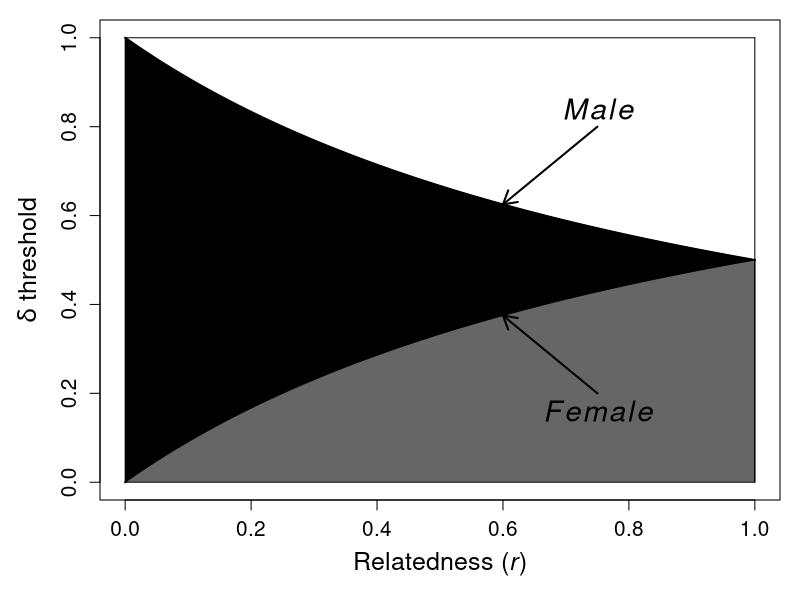
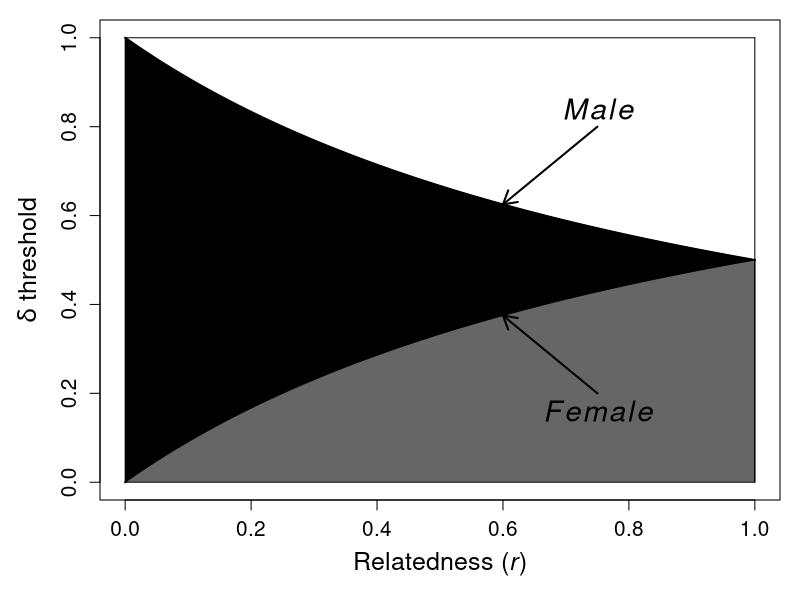
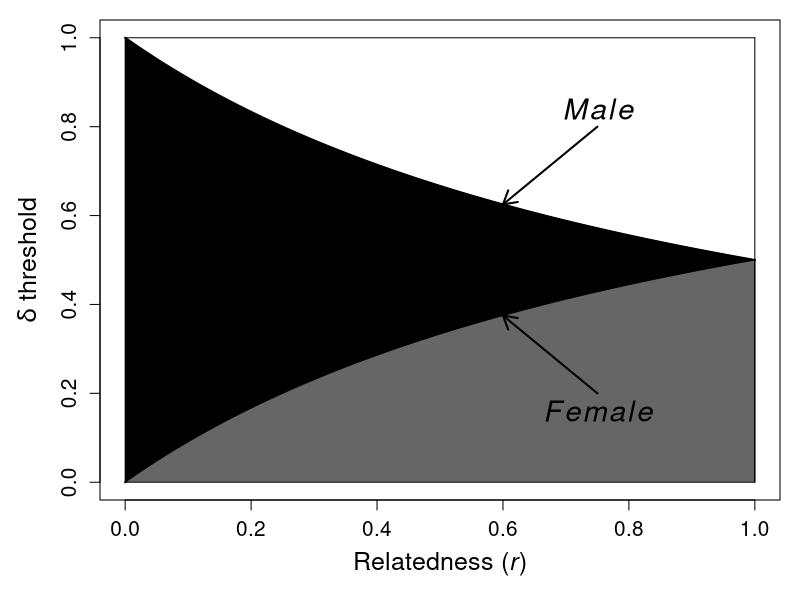
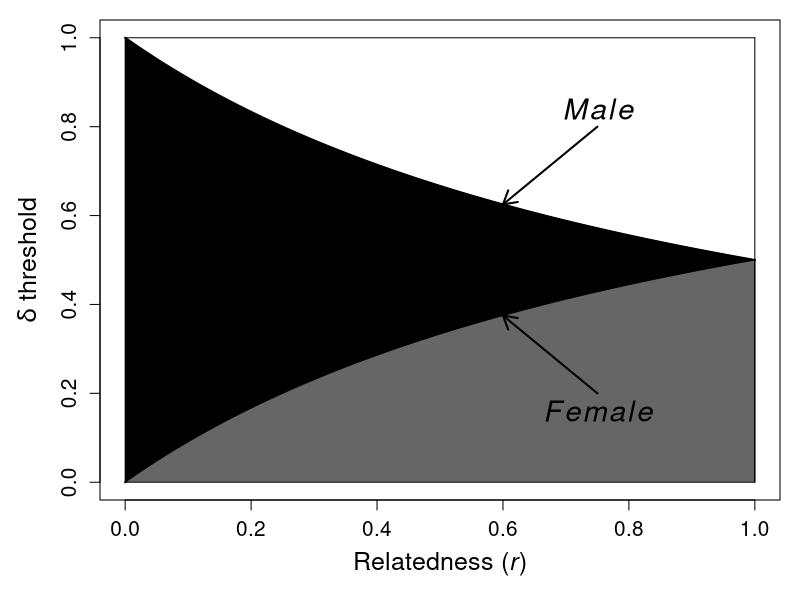
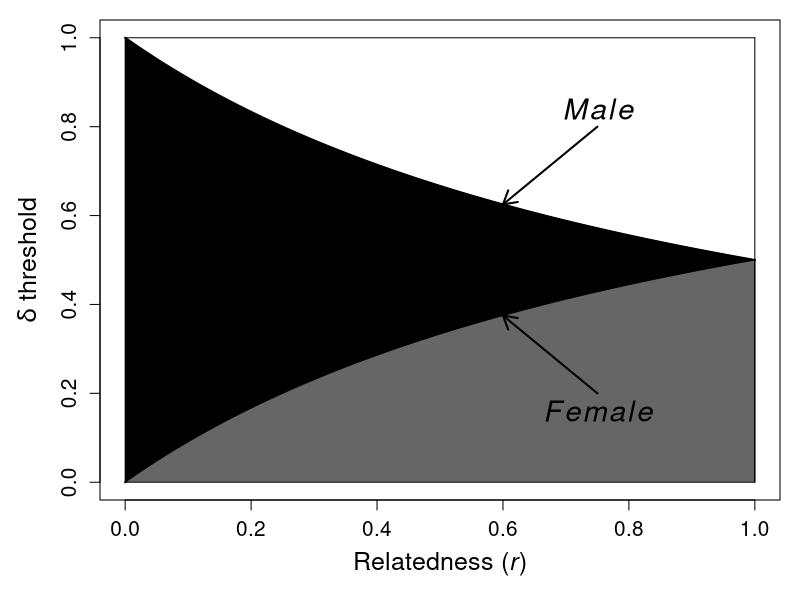
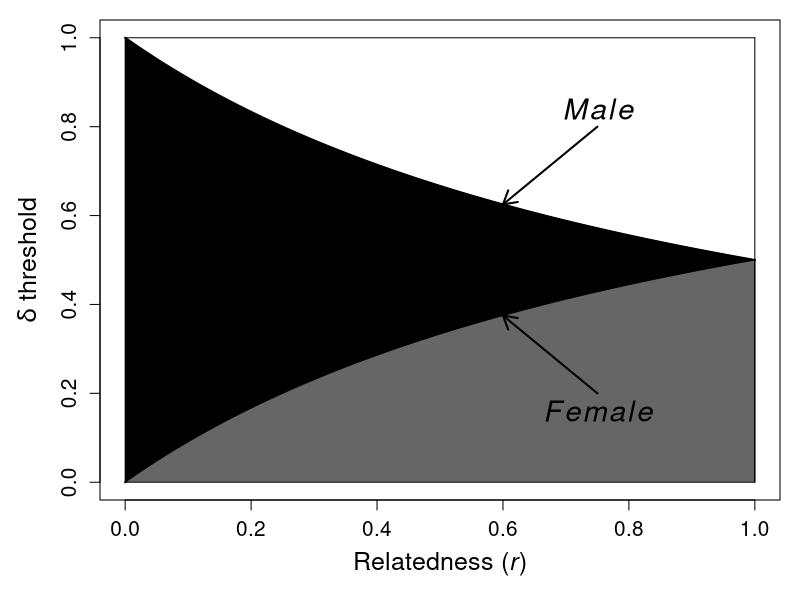
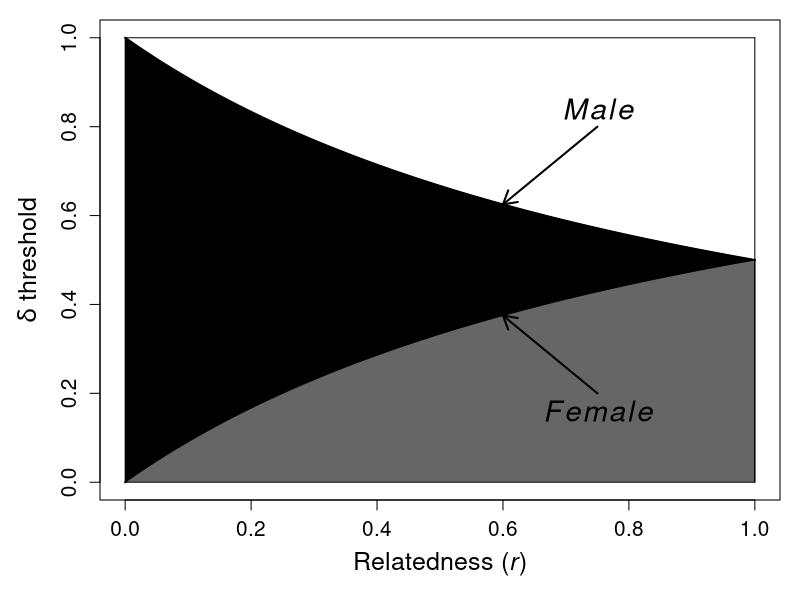
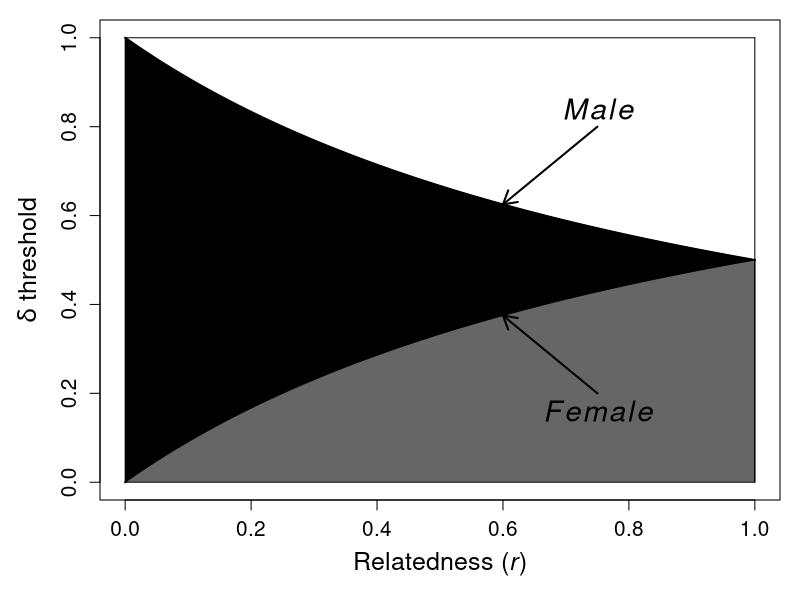

Reproduce these figures in R, in order. (Note: this script raises an error after producing the figures.)
## ---- chunk 1
initialise_inds <- function(N = 200){
    ID      <- matrix(data = 0, nrow = N, ncol = 30);
    ID[,1]  <- 1:N;
    ID[,2]  <- rbinom(n = N, size = 1, prob = 0.5);
    ID[,3]  <- sample(x = 1:10, size = N, replace = TRUE);
    ID[,4]  <- sample(x = 1:10, size = N, replace = TRUE);
    ID[,5]  <- rep(x = 0, times = N);
    ID[,6]  <- rep(x = -1, times = N);
    ID[,7]  <- rep(x = -1, times = N);
    ID[,8]  <- rep(x = 0, times = N);
    ID[,9]  <- rep(x = -1, times = N);
    ID[,10] <- rep(x = 0, times = N);
    return(ID);
}

initialise_Rmat <- function(ID){
    rows <- dim(ID)[1];
    Rmat <- matrix(data = 0, nrow = rows, ncol = rows);
    diag(Rmat) <- 1;
    Rmat <- cbind(ID[,1], Rmat);
    return(Rmat);
}

Rbuild <- function(Rmat, ID, Rmat_new){
    inds <- dim(ID)[1];
    for(i in 1:inds){
        if(ID[i, 6] %in% Rmat[,1] == FALSE){
            MomP <- -1;
        }else{
            MomP <- which(Rmat[,1] == ID[i, 6]);
        }
        if(ID[i, 7] %in% Rmat[,1] == FALSE){
            DadP <- -1;
        }else{
            DadP <- which(Rmat[,1] == ID[i, 7]);
        }
        # Inbreeding coefficient
        if(MomP < 0 | DadP < 0){
            Rmat_new[i, i+1] <- 1; 
        }else{
            Rmat_new[i, i+1] <- 1 + Rmat[MomP, DadP+1]; 
        }
        # Kinship coefficient
        j <- 1;
        while(j < i){
            if(ID[j, 6] %in% Rmat[,1] == FALSE){
                Om <- -1;
            }else{
                Om <- which(Rmat[,1] == ID[j, 6]);
            }
            if(ID[j, 7] %in% Rmat[,1] == FALSE){
                Od <- -1;
            }else{
                Od <- which(Rmat[,1] == ID[j, 7]);
            }
            
            if(ID[i,5] == 0 & ID[j,5] == 0){
                if(Om < 0 | MomP < 0){
                    w <- 0;
                }else{
                    if(MomP == Om){
                        w <- 0.5 * Rmat[MomP, Om + 1];
                    }else{
                        w <- Rmat[MomP, Om + 1];
                    }
                }
                if(Od < 0 | MomP < 0){
                    y <- 0;
                }else{
                    y <- Rmat[MomP, Od + 1];
                }
                if(Om < 0 | DadP < 0){
                    x <- 0;
                }else{
                    x <- Rmat[DadP, Om + 1];
                }
                if(Od < 0 | DadP < 0){
                    z <- 0;
                }else{
                    if(DadP == Od){
                        z <- 0.5 * Rmat[DadP, Od + 1];
                    }else{
                        z <- Rmat[DadP, Od + 1];
                    }
                }
            }
            rMmuP <- 0.5 * (w + y);
            rDmuP <- 0.5 * (x + z);
            rval  <- 0.5 * (rMmuP + rDmuP);
            
            Rmat_new[i, j+1] <- rval;
            Rmat_new[j, i+1] <- rval;
            j <- j + 1;
        }
    }
    
    for(i in 1:inds){
        for(j in 1:inds){
            if(ID[i, 6] == ID[j, 1]){
                if(ID[j, 6] == -1){
                    Rmat_new[i, j+1] = 0.25;
                    Rmat_new[j, i+1] = 0.25;
                }    
            }
            if(ID[i, 7] == ID[j, 1]){
                if(ID[j, 7] == -1){
                    Rmat_new[i, j+1] = 0.25;
                    Rmat_new[j, i+1] = 0.25;
                }    
            }
        }
    }
    
    return(Rmat_new);
}

mateselect <- function(ID, Rmat_new){
    fem <- ID[ID[,2] == 0 & ID[,5] == 0,];
    mal <- ID[ID[,2] == 1 & ID[,5] == 0,];
    for(i in 1:dim(fem)[1]){
        strat <- sum(fem[i,11:20]);
        vals  <- rep(0, dim(mal)[1]);
        fpos  <- which(Rmat_new[,1] == i); 
        for(j in 1:length(vals)){
            mpos    <- which(Rmat_new[,1] == j);
            kval    <- Rmat_new[i, j+1];
            vals[j] <- kval * strat;
        }
        if(strat < 0){
            weight <- 1 / (1 + (-1 * vals));
            probs  <- weight / sum(weight);
        }else{
            weight <- 1 + vals;
            probs  <- weight / sum(weight);
        }
        mate    <- sample(x = 1:dim(mal)[1], size = 1, pr = probs);
        mateID  <- mal[mate,1];
        matepos <- which(ID[,1] == mateID);
        ownID   <- fem[i, 1];
        ownpos  <- which(ID[,1] == ownID);
        ID[ownpos, 9]  <- mateID;
        ID[matepos, 9] <- ownID;
    }
    return(ID);
}

make_offspring <- function(ID, Rmat_new, nn = 6){
    start_ID <- max(ID[,1]) + 1;
    for(i in 1:dim(ID)[1]){
        if(ID[i, 2] == 0 & ID[i, 9] > 0 & ID[i, 5] == 0){
            mum    <- ID[i,];
            dadpos <- which(ID[,1] == ID[i, 9]);
            dad    <- ID[dadpos,];
            offs   <- matrix(data = 0, nrow = nn, ncol = dim(ID)[2]);
            offs[,1] <- start_ID:(start_ID+nn-1);
            start_ID <- start_ID + nn;
            offs[,2] <- rbinom(n = nn, size = 1, prob = 0.5);
            offs[,3] <- mum[3];
            offs[,4] <- mum[4];
            offs[,6] <- mum[1];
            offs[,7] <- dad[1];
            mrpos    <- which(Rmat_new[,1] == mum[1]);
            drpos    <- which(Rmat_new[,1] == dad[1]);
            offs[,8] <- Rmat_new[mrpos, drpos+1];
            offs[,11:30] <- mum[11:30];
            dum_vec  <- rbinom(n = length(offs[,11:30]), size = 1, prob = 0.5);
            dummy    <- matrix(data = dum_vec, nrow = dim(offs)[1]);
            dummy[dummy > 0] <- NA;
            
        }
    }
}

produce_offs <- function(ID, Rmat_new, nn){
    # NOTE: This toy model has unrealistic recombination between parents!
    mums  <- sum(ID[,2] == 0 & ID[, 5] == 0 & ID[, 9] != 0);
    offs  <- matrix(data = 0, nrow = mums * nn, ncol = dim(ID)[2]);
    start <- 1;
    for(i in 1:dim(ID)[1]){  # Unrealistic recombination saves some time.
        if(ID[i,2] == 0 & ID[i, 5] == 0 & ID[i, 9] != 0){
            her_off     <- matrix(data = ID[i,], nrow = nn, ncol = dim(ID)[2], 
                                  byrow = TRUE);
            her_off[,2] <- rbinom(n = nn, size = 1, prob = 0.5);
            her_off[,6] <- ID[i,1];
            her_off[,7] <- ID[i,9];
            mum_p       <- which(Rmat_new[,1] == ID[i,1]);
            dad_p       <- which(Rmat_new[,1] == ID[i,9]);
            her_off[,8] <- Rmat_new[mum_p, dad_p + 1];
            her_off[,9] <- -1;
            dad_o       <- which(ID[,1] == ID[i,9]);
            dad_overlay <- matrix(data = ID[dad_o,], nrow = nn, 
                                  ncol = dim(ID)[2], byrow = TRUE);
            to_vec      <- rbinom(n = nn*dim(ID)[2], size = 1, prob = 0.5);
            to_overlay  <- matrix(data = to_vec, nrow = nn);
            to_overlay[,1:10] <- 1;
            her_off[to_overlay < 1] <- NA;
            her_off[is.na(her_off)] <- dad_overlay[is.na(her_off)];
            offs[start:(start+(nn-1)), 1:dim(ID)[2]] <- her_off;
            start <- start + nn;
        }
    }
    max_ID   <- max(ID[,1]);
    offs[,1] <- (max_ID + 1):(max_ID + dim(offs)[1]); 
    return(offs);
}

mortality <- function(offs, beta){
    depression        <- exp(-1 * beta * offs[,8]);
    alive             <- rbinom(n = dim(offs)[1], size = 1, prob = depression);
    offs[alive < 1,5] <- -1;
    offs              <- offs[offs[,5] > -1,];
    return(offs);
}

mutation  <- function(offs, mu){
    mutations <- rbinom(n = 20*dim(offs)[1], size = 1, prob = mu);
    tot_mut   <- sum(mutations);
    mut_mat   <- matrix(data = mutations, nrow = dim(offs)[1]);
    mu_eff    <- rnorm(n = tot_mut, mean = 0, sd = 2);
    mut_mat[mut_mat > 0] <- mu_eff;
    offs[,11:30] <- offs[,11:30] + mut_mat;
    return(offs);
}

retain <- function(ID, offs){
    retainers <- rep(x = 0, times = dim(ID)[1]);
    for(i in 1:dim(ID)[1]){
        ID_num <- ID[i, 1];
        ismum  <- sum(offs[,6] == ID_num);
        isdad  <- sum(offs[,7] == ID_num);
        ispar  <- ismum + isdad;
        if(ispar < 1){
            retainers[i] <- 1;
        }
    }
    to_remove <- which(retainers == 1);
    ID <- ID[-to_remove,];
    return(ID);
}

get_stats <- function(ID){
    mean_inbr <- mean(ID[,8]);
    mean_aval <- mean(ID[,11:20]);
    sd_aval   <- sd(ID[,11:20]);
    mean_nval <- mean(ID[,21:30]);
    sd_nval   <- sd(ID[,21:30]);
    stat_vec  <- c(mean_inbr, mean_aval, sd_aval, mean_nval, sd_nval);
    return(stat_vec);
}

immigration <- function(ID, imm, IDst){
    max_ID     <- max(ID[,1]);
    immigrants <- initialise_inds(N = imm);
    avalues    <- rnorm(n = 10 * imm, mean = IDst[2], sd = IDst[3]);
    nvalues    <- rnorm(n = 10 * imm, mean = IDst[4], sd = IDst[5]);
    a_mat      <- matrix(data = avalues, nrow = imm);
    n_mat      <- matrix(data = nvalues, nrow = imm);
    immigrants[,2]     <- 1;
    immigrants[,11:20] <- a_mat;
    immigrants[,21:30] <- n_mat;
    imm_IDs            <- (max_ID + 1):(max_ID + imm);
    immigrants[,1]     <- imm_IDs;
    ID <- rbind(ID, immigrants);
    return(ID);
}

new_gen <- function(ID, Rmat, cost = 0, imm = 5, beta = 1, 
                    mu = 0.01, Kf = 100, Km = 100, nn = 6){
    N       <- dim(ID)[1];
    death   <- rep(x = 0, times = N);
    females <- sum(ID[,2] == 0 & ID[,5] <= 1);
    males   <- sum(ID[,2] == 1 & ID[,5] <= 1);
    strat   <- apply(X = ID[,11:20], MARGIN = 1, FUN = sum);
    strat_c <- abs(strat) * cost;
    strat_d <- rbinom(n = N, size = 1, prob = strat_c);
    death   <- death + strat_d;
    death   <- death + (ID[,5] > 1);
    ID[,5]  <- -1 * death;
    ID      <- ID[order(ID[,2], decreasing = FALSE),];
    ID      <- ID[order(ID[,5], decreasing = FALSE),];
    livef   <- sum(ID[,2] == 0 & ID[,5] < 2 & ID[,5] > -1);
    livem   <- sum(ID[,2] == 1 & ID[,5] < 2 & ID[,5] > -1);
    if(livef > Kf){
        rm   <- livef - Kf;
        rows <- which(ID[,2] == 0 & ID[,5] < 2 & ID[,5] > -1);
        ID[rows[1:rm],5] <- -1;
    }
    if(livem > Km){
        rm   <- livem - Km;
        rows <- which(ID[,2] == 1 & ID[,5] < 2 & ID[,5] > -1);
        ID[rows[1:rm],5] <- -1;
    }
    ID <- rbind(ID[ID[,5] >= 0,], ID[ID[,5] < 0,]);
    
    Rmat_new <- initialise_Rmat(ID);
    Rmat_new <- Rbuild(Rmat, ID, Rmat_new);
    
    ID   <- mateselect(ID, Rmat_new);
    offs <- produce_offs(ID, Rmat_new, nn);
    offs <- mortality(offs, beta);
    offs <- mutation(offs, mu);
    IDst <- get_stats(ID);
    
    lgn  <- ID[ID[,5] == 0,];
    
    ID[ID[,5] >= 0, 5] <- -1;
    
    ID <- retain(ID, offs);
    ID <- rbind(ID, offs);
    
    ID <- immigration(ID, imm, IDst);
    
    results <- list(ID = ID, Rmat = Rmat_new, stats = IDst, last_gen = lgn);
    return(results);
}

mate_connect <- function(ID){
    living     <- ID[ID[,5] == 0,];
    fem_count  <- sum(living[,2] == 0);
    mal_count  <- sum(living[,2] == 1);
    livsor     <- living[order(living[,2]),];
    livsor[,3] <- 1:dim(livsor)[1];
    pointpairs <- matrix(data = 0, nrow = dim(livsor)[1], ncol = 8);
    pointpairs[,1] <- livsor[,1];
    for(i in 1:dim(livsor)[1]){
        if(livsor[i, 2] == 0){
            femID <- livsor[i, 1];
            malID <- livsor[i, 9];
            femps <- i;
            malps <- which(livsor[,1] == malID);
            pointpairs[i, 2] <- malID;
        }
    }
    pointpairs[,3] <- 1:dim(pointpairs)[1];
    distr <- seq(from = 0, to = 2*pi, length.out = dim(pointpairs)[1]);
    for(i in 1:dim(pointpairs)[1]){
        xplace            <- 2 * cos(distr[pointpairs[i, 3]]);
        yplace            <- 2 * sin(distr[pointpairs[i, 3]]);
        pointpairs[i, 5]  <- xplace;
        pointpairs[i, 6]  <- yplace;
    }
    for(i in 1:dim(pointpairs)[1]){
        if(i <= fem_count){
            matepos           <- which(pointpairs[,1] == pointpairs[i, 2]);
            pointpairs[i, 4]  <- matepos;
            pointpairs[i, 7]  <- pointpairs[matepos, 5];
            pointpairs[i, 8]  <- pointpairs[matepos, 6];
        }
    }
    return(pointpairs);
}
## ---- chunk 2
ri <- matrix(data=c(1,0.5,0,0.5,1,0,0,0,1),nrow=3,byrow=TRUE);
Inbreed <- function(focal,mate,alt){
  Inb <- ri[focal,focal] + ri[focal,mate];
  Out <- ri[focal,mate]  + ri[focal,alt];
  DEL <- 1 - (Out/Inb);
  return(DEL);
}
rs <- seq(from=0,to=1,by=0.0001);
dl <- rep(x=0,length=length(rs));
for(i in 1:length(rs)){
  ri <- matrix(data=c(1,rs[i],0,rs[i],1,0,0,0,1),nrow=3,byrow=TRUE);
  dl[i] <- Inbreed(focal=1,mate=2,alt=3);
}
par(mar=c(5,5,1,1));
plot(x=rs,y=dl,type="l",lwd=2,
  xlab=expression(paste("Relatedness (",italic(r),")")),
  ylab=expression(paste(italic(delta)," threshold")),
  cex.lab=1.5,cex.axis=1.25,ylim=c(0,1));
Inbreed <- function(focal,mate,alt){
  Inb <- ri[focal,focal] + ri[focal,mate];
  Out <- ri[focal,focal]  + ri[focal,alt];
  DEL <- 1 - (Out/Inb);
  return(DEL);
}
dk <- rep(x=0,length=length(rs));
for(i in 1:length(rs)){
  ri <- matrix(data=c(1,rs[i],0,rs[i],1,0,0,0,1),nrow=3,byrow=TRUE);
  dk[i] <- Inbreed(focal=2,mate=1,alt=3);
}
points(x=rs,y=dk,type="l",lwd=2,
  cex.lab=1.25,cex.axis=1.5,ylim=c(0,1));
polygon(x=c(rs,rev(rs)),y=c(dk,rev(dl)),col="black");
polygon(x=c(rs,rev(rs)),y=c(rep(0,length(dk)),rev(dk)),col="grey40");
points(x=seq(from=0,to=1,by=0.1),y=rep(1,11),type="l");
points(y=seq(from=0,to=1,by=0.1),x=rep(1,11),type="l");
text(x=0.75,y=0.16,labels=expression(paste(italic(Female))),cex=1.75, col = "black");
arrows(x0=0.75,y0=0.2,x1=0.6,y1=0.375, length = 0.15, angle = 30, code = 2, lwd=2);
text(x=0.75,y=0.84,labels=expression(paste(italic(Male))),cex=1.75, col  = "black");
arrows(x0=0.75,y0=0.8,x1=0.6,y1=0.625, length = 0.15, angle = 30, code = 2, lwd=2);
## ---- chunk 3
ri <- matrix(data=c(1,0.5,0,0.5,1,0,0,0,1),nrow=3,byrow=TRUE);
Inbreed <- function(focal,mate,alt){
  Inb <- ri[focal,focal] + ri[focal,mate];
  Out <- ri[focal,mate]  + ri[focal,alt];
  DEL <- 1 - (Out/Inb);
  return(DEL);
}
rs <- seq(from=0,to=1,by=0.0001);
dl <- rep(x=0,length=length(rs));
for(i in 1:length(rs)){
  ri <- matrix(data=c(1,rs[i],0,rs[i],1,0,0,0,1),nrow=3,byrow=TRUE);
  dl[i] <- Inbreed(focal=1,mate=2,alt=3);
}
par(mar=c(5,5,1,1));
plot(x=rs,y=dl,type="l",lwd=2,
  xlab=expression(paste("Relatedness (",italic(r),")")),
  ylab=expression(paste(italic(delta)," threshold")),
  cex.lab=1.5,cex.axis=1.25,ylim=c(0,1));
Inbreed <- function(focal,mate,alt){
  Inb <- ri[focal,focal] + ri[focal,mate];
  Out <- ri[focal,focal]  + ri[focal,alt];
  DEL <- 1 - (Out/Inb);
  return(DEL);
}
dk <- rep(x=0,length=length(rs));
for(i in 1:length(rs)){
  ri <- matrix(data=c(1,rs[i],0,rs[i],1,0,0,0,1),nrow=3,byrow=TRUE);
  dk[i] <- Inbreed(focal=2,mate=1,alt=3);
}
points(x=rs,y=dk,type="l",lwd=2,
  cex.lab=1.25,cex.axis=1.5,ylim=c(0,1));
polygon(x=c(rs,rev(rs)),y=c(dk,rev(dl)),col="black");
polygon(x=c(rs,rev(rs)),y=c(rep(0,length(dk)),rev(dk)),col="grey40");
points(x=seq(from=0,to=1,by=0.1),y=rep(1,11),type="l");
points(y=seq(from=0,to=1,by=0.1),x=rep(1,11),type="l");
text(x=0.75,y=0.16,labels=expression(paste(italic(Female))),cex=1.75, col = "black");
arrows(x0=0.75,y0=0.2,x1=0.6,y1=0.375, length = 0.15, angle = 30, code = 2, lwd=2);
text(x=0.75,y=0.84,labels=expression(paste(italic(Male))),cex=1.75, col  = "black");
arrows(x0=0.75,y0=0.8,x1=0.6,y1=0.625, length = 0.15, angle = 30, code = 2, lwd=2);
## ---- chunk 4
ri <- matrix(data=c(1,0.5,0,0.5,1,0,0,0,1),nrow=3,byrow=TRUE);
Inbreed <- function(focal,mate,alt){
  Inb <- ri[focal,focal] + ri[focal,mate];
  Out <- ri[focal,mate]  + ri[focal,alt];
  DEL <- 1 - (Out/Inb);
  return(DEL);
}
rs <- seq(from=0,to=1,by=0.0001);
dl <- rep(x=0,length=length(rs));
for(i in 1:length(rs)){
  ri <- matrix(data=c(1,rs[i],0,rs[i],1,0,0,0,1),nrow=3,byrow=TRUE);
  dl[i] <- Inbreed(focal=1,mate=2,alt=3);
}
par(mar=c(5,5,1,1));
plot(x=rs,y=dl,type="l",lwd=2,
  xlab=expression(paste("Relatedness (",italic(r),")")),
  ylab=expression(paste(italic(delta)," threshold")),
  cex.lab=1.5,cex.axis=1.25,ylim=c(0,1));
Inbreed <- function(focal,mate,alt){
  Inb <- ri[focal,focal] + ri[focal,mate];
  Out <- ri[focal,focal]  + ri[focal,alt];
  DEL <- 1 - (Out/Inb);
  return(DEL);
}
dk <- rep(x=0,length=length(rs));
for(i in 1:length(rs)){
  ri <- matrix(data=c(1,rs[i],0,rs[i],1,0,0,0,1),nrow=3,byrow=TRUE);
  dk[i] <- Inbreed(focal=2,mate=1,alt=3);
}
points(x=rs,y=dk,type="l",lwd=2,
  cex.lab=1.25,cex.axis=1.5,ylim=c(0,1));
polygon(x=c(rs,rev(rs)),y=c(dk,rev(dl)),col="black");
polygon(x=c(rs,rev(rs)),y=c(rep(0,length(dk)),rev(dk)),col="grey40");
points(x=seq(from=0,to=1,by=0.1),y=rep(1,11),type="l");
points(y=seq(from=0,to=1,by=0.1),x=rep(1,11),type="l");
text(x=0.75,y=0.16,labels=expression(paste(italic(Female))),cex=1.75, col = "black");
arrows(x0=0.75,y0=0.2,x1=0.6,y1=0.375, length = 0.15, angle = 30, code = 2, lwd=2);
text(x=0.75,y=0.84,labels=expression(paste(italic(Male))),cex=1.75, col  = "black");
arrows(x0=0.75,y0=0.8,x1=0.6,y1=0.625, length = 0.15, angle = 30, code = 2, lwd=2);
## ---- chunk 5
ri <- matrix(data=c(1,0.5,0,0.5,1,0,0,0,1),nrow=3,byrow=TRUE);
Inbreed <- function(focal,mate,alt){
  Inb <- ri[focal,focal] + ri[focal,mate];
  Out <- ri[focal,mate]  + ri[focal,alt];
  DEL <- 1 - (Out/Inb);
  return(DEL);
}
rs <- seq(from=0,to=1,by=0.0001);
dl <- rep(x=0,length=length(rs));
for(i in 1:length(rs)){
  ri <- matrix(data=c(1,rs[i],0,rs[i],1,0,0,0,1),nrow=3,byrow=TRUE);
  dl[i] <- Inbreed(focal=1,mate=2,alt=3);
}
par(mar=c(5,5,1,1));
plot(x=rs,y=dl,type="l",lwd=2,
  xlab=expression(paste("Relatedness (",italic(r),")")),
  ylab=expression(paste(italic(delta)," threshold")),
  cex.lab=1.5,cex.axis=1.25,ylim=c(0,1));
Inbreed <- function(focal,mate,alt){
  Inb <- ri[focal,focal] + ri[focal,mate];
  Out <- ri[focal,focal]  + ri[focal,alt];
  DEL <- 1 - (Out/Inb);
  return(DEL);
}
dk <- rep(x=0,length=length(rs));
for(i in 1:length(rs)){
  ri <- matrix(data=c(1,rs[i],0,rs[i],1,0,0,0,1),nrow=3,byrow=TRUE);
  dk[i] <- Inbreed(focal=2,mate=1,alt=3);
}
points(x=rs,y=dk,type="l",lwd=2,
  cex.lab=1.25,cex.axis=1.5,ylim=c(0,1));
polygon(x=c(rs,rev(rs)),y=c(dk,rev(dl)),col="black");
polygon(x=c(rs,rev(rs)),y=c(rep(0,length(dk)),rev(dk)),col="grey40");
points(x=seq(from=0,to=1,by=0.1),y=rep(1,11),type="l");
points(y=seq(from=0,to=1,by=0.1),x=rep(1,11),type="l");
text(x=0.75,y=0.16,labels=expression(paste(italic(Female))),cex=1.75, col = "black");
arrows(x0=0.75,y0=0.2,x1=0.6,y1=0.375, length = 0.15, angle = 30, code = 2, lwd=2);
text(x=0.75,y=0.84,labels=expression(paste(italic(Male))),cex=1.75, col  = "black");
arrows(x0=0.75,y0=0.8,x1=0.6,y1=0.625, length = 0.15, angle = 30, code = 2, lwd=2);
## ---- chunk 6
ri <- matrix(data=c(1,0.5,0,0.5,1,0,0,0,1),nrow=3,byrow=TRUE);
Inbreed <- function(focal,mate,alt){
  Inb <- ri[focal,focal] + ri[focal,mate];
  Out <- ri[focal,mate]  + ri[focal,alt];
  DEL <- 1 - (Out/Inb);
  return(DEL);
}
rs <- seq(from=0,to=1,by=0.0001);
dl <- rep(x=0,length=length(rs));
for(i in 1:length(rs)){
  ri <- matrix(data=c(1,rs[i],0,rs[i],1,0,0,0,1),nrow=3,byrow=TRUE);
  dl[i] <- Inbreed(focal=1,mate=2,alt=3);
}
par(mar=c(5,5,1,1));
plot(x=rs,y=dl,type="l",lwd=2,
  xlab=expression(paste("Relatedness (",italic(r),")")),
  ylab=expression(paste(italic(delta)," threshold")),
  cex.lab=1.5,cex.axis=1.25,ylim=c(0,1));
Inbreed <- function(focal,mate,alt){
  Inb <- ri[focal,focal] + ri[focal,mate];
  Out <- ri[focal,focal]  + ri[focal,alt];
  DEL <- 1 - (Out/Inb);
  return(DEL);
}
dk <- rep(x=0,length=length(rs));
for(i in 1:length(rs)){
  ri <- matrix(data=c(1,rs[i],0,rs[i],1,0,0,0,1),nrow=3,byrow=TRUE);
  dk[i] <- Inbreed(focal=2,mate=1,alt=3);
}
points(x=rs,y=dk,type="l",lwd=2,
  cex.lab=1.25,cex.axis=1.5,ylim=c(0,1));
polygon(x=c(rs,rev(rs)),y=c(dk,rev(dl)),col="black");
polygon(x=c(rs,rev(rs)),y=c(rep(0,length(dk)),rev(dk)),col="grey40");
points(x=seq(from=0,to=1,by=0.1),y=rep(1,11),type="l");
points(y=seq(from=0,to=1,by=0.1),x=rep(1,11),type="l");
text(x=0.75,y=0.16,labels=expression(paste(italic(Female))),cex=1.75, col = "black");
arrows(x0=0.75,y0=0.2,x1=0.6,y1=0.375, length = 0.15, angle = 30, code = 2, lwd=2);
text(x=0.75,y=0.84,labels=expression(paste(italic(Male))),cex=1.75, col  = "black");
arrows(x0=0.75,y0=0.8,x1=0.6,y1=0.625, length = 0.15, angle = 30, code = 2, lwd=2);
## ---- chunk 7
ri <- matrix(data=c(1,0.5,0,0.5,1,0,0,0,1),nrow=3,byrow=TRUE);
Inbreed <- function(focal,mate,alt){
  Inb <- ri[focal,focal] + ri[focal,mate];
  Out <- ri[focal,mate]  + ri[focal,alt];
  DEL <- 1 - (Out/Inb);
  return(DEL);
}
rs <- seq(from=0,to=1,by=0.0001);
dl <- rep(x=0,length=length(rs));
for(i in 1:length(rs)){
  ri <- matrix(data=c(1,rs[i],0,rs[i],1,0,0,0,1),nrow=3,byrow=TRUE);
  dl[i] <- Inbreed(focal=1,mate=2,alt=3);
}
par(mar=c(5,5,1,1));
plot(x=rs,y=dl,type="l",lwd=2,
  xlab=expression(paste("Relatedness (",italic(r),")")),
  ylab=expression(paste(italic(delta)," threshold")),
  cex.lab=1.5,cex.axis=1.25,ylim=c(0,1));
Inbreed <- function(focal,mate,alt){
  Inb <- ri[focal,focal] + ri[focal,mate];
  Out <- ri[focal,focal]  + ri[focal,alt];
  DEL <- 1 - (Out/Inb);
  return(DEL);
}
dk <- rep(x=0,length=length(rs));
for(i in 1:length(rs)){
  ri <- matrix(data=c(1,rs[i],0,rs[i],1,0,0,0,1),nrow=3,byrow=TRUE);
  dk[i] <- Inbreed(focal=2,mate=1,alt=3);
}
points(x=rs,y=dk,type="l",lwd=2,
  cex.lab=1.25,cex.axis=1.5,ylim=c(0,1));
polygon(x=c(rs,rev(rs)),y=c(dk,rev(dl)),col="black");
polygon(x=c(rs,rev(rs)),y=c(rep(0,length(dk)),rev(dk)),col="grey40");
points(x=seq(from=0,to=1,by=0.1),y=rep(1,11),type="l");
points(y=seq(from=0,to=1,by=0.1),x=rep(1,11),type="l");
text(x=0.75,y=0.16,labels=expression(paste(italic(Female))),cex=1.75, col = "black");
arrows(x0=0.75,y0=0.2,x1=0.6,y1=0.375, length = 0.15, angle = 30, code = 2, lwd=2);
text(x=0.75,y=0.84,labels=expression(paste(italic(Male))),cex=1.75, col  = "black");
arrows(x0=0.75,y0=0.8,x1=0.6,y1=0.625, length = 0.15, angle = 30, code = 2, lwd=2);
## ---- chunk 8
ri <- matrix(data=c(1,0.5,0,0.5,1,0,0,0,1),nrow=3,byrow=TRUE);
Inbreed <- function(focal,mate,alt){
  Inb <- ri[focal,focal] + ri[focal,mate];
  Out <- ri[focal,mate]  + ri[focal,alt];
  DEL <- 1 - (Out/Inb);
  return(DEL);
}
rs <- seq(from=0,to=1,by=0.0001);
dl <- rep(x=0,length=length(rs));
for(i in 1:length(rs)){
  ri <- matrix(data=c(1,rs[i],0,rs[i],1,0,0,0,1),nrow=3,byrow=TRUE);
  dl[i] <- Inbreed(focal=1,mate=2,alt=3);
}
par(mar=c(5,5,1,1));
plot(x=rs,y=dl,type="l",lwd=2,
  xlab=expression(paste("Relatedness (",italic(r),")")),
  ylab=expression(paste(italic(delta)," threshold")),
  cex.lab=1.5,cex.axis=1.25,ylim=c(0,1));
Inbreed <- function(focal,mate,alt){
  Inb <- ri[focal,focal] + ri[focal,mate];
  Out <- ri[focal,focal]  + ri[focal,alt];
  DEL <- 1 - (Out/Inb);
  return(DEL);
}
dk <- rep(x=0,length=length(rs));
for(i in 1:length(rs)){
  ri <- matrix(data=c(1,rs[i],0,rs[i],1,0,0,0,1),nrow=3,byrow=TRUE);
  dk[i] <- Inbreed(focal=2,mate=1,alt=3);
}
points(x=rs,y=dk,type="l",lwd=2,
  cex.lab=1.25,cex.axis=1.5,ylim=c(0,1));
polygon(x=c(rs,rev(rs)),y=c(dk,rev(dl)),col="black");
polygon(x=c(rs,rev(rs)),y=c(rep(0,length(dk)),rev(dk)),col="grey40");
points(x=seq(from=0,to=1,by=0.1),y=rep(1,11),type="l");
points(y=seq(from=0,to=1,by=0.1),x=rep(1,11),type="l");
text(x=0.75,y=0.16,labels=expression(paste(italic(Female))),cex=1.75, col = "black");
arrows(x0=0.75,y0=0.2,x1=0.6,y1=0.375, length = 0.15, angle = 30, code = 2, lwd=2);
text(x=0.75,y=0.84,labels=expression(paste(italic(Male))),cex=1.75, col  = "black");
arrows(x0=0.75,y0=0.8,x1=0.6,y1=0.625, length = 0.15, angle = 30, code = 2, lwd=2);
## ---- chunk 9
ri <- matrix(data=c(1,0.5,0,0.5,1,0,0,0,1),nrow=3,byrow=TRUE);
Inbreed <- function(focal,mate,alt){
  Inb <- ri[focal,focal] + ri[focal,mate];
  Out <- ri[focal,mate]  + ri[focal,alt];
  DEL <- 1 - (Out/Inb);
  return(DEL);
}
rs <- seq(from=0,to=1,by=0.0001);
dl <- rep(x=0,length=length(rs));
for(i in 1:length(rs)){
  ri <- matrix(data=c(1,rs[i],0,rs[i],1,0,0,0,1),nrow=3,byrow=TRUE);
  dl[i] <- Inbreed(focal=1,mate=2,alt=3);
}
par(mar=c(5,5,1,1));
plot(x=rs,y=dl,type="l",lwd=2,
  xlab=expression(paste("Relatedness (",italic(r),")")),
  ylab=expression(paste(italic(delta)," threshold")),
  cex.lab=1.5,cex.axis=1.25,ylim=c(0,1));
Inbreed <- function(focal,mate,alt){
  Inb <- ri[focal,focal] + ri[focal,mate];
  Out <- ri[focal,focal]  + ri[focal,alt];
  DEL <- 1 - (Out/Inb);
  return(DEL);
}
dk <- rep(x=0,length=length(rs));
for(i in 1:length(rs)){
  ri <- matrix(data=c(1,rs[i],0,rs[i],1,0,0,0,1),nrow=3,byrow=TRUE);
  dk[i] <- Inbreed(focal=2,mate=1,alt=3);
}
points(x=rs,y=dk,type="l",lwd=2,
  cex.lab=1.25,cex.axis=1.5,ylim=c(0,1));
polygon(x=c(rs,rev(rs)),y=c(dk,rev(dl)),col="black");
polygon(x=c(rs,rev(rs)),y=c(rep(0,length(dk)),rev(dk)),col="grey40");
points(x=seq(from=0,to=1,by=0.1),y=rep(1,11),type="l");
points(y=seq(from=0,to=1,by=0.1),x=rep(1,11),type="l");
text(x=0.75,y=0.16,labels=expression(paste(italic(Female))),cex=1.75, col = "black");
arrows(x0=0.75,y0=0.2,x1=0.6,y1=0.375, length = 0.15, angle = 30, code = 2, lwd=2);
text(x=0.75,y=0.84,labels=expression(paste(italic(Male))),cex=1.75, col  = "black");
arrows(x0=0.75,y0=0.8,x1=0.6,y1=0.625, length = 0.15, angle = 30, code = 2, lwd=2);
## ---- chunk 10
fcoeff   <- seq(from = 0, to = 1, length = 1000);
survB0   <- rep(1, 1000);
survB0p2 <- exp(-1*0.2*fcoeff);
survB1   <- exp(-1*1*fcoeff);
survB2   <- exp(-1*2*fcoeff);
survB5   <- exp(-1*5*fcoeff);
par(mar = c(5, 5, 1, 0.5));
plot(x = 0, y = 0, type = "n", xlab = "Inbreeding coefficient (f)",
     ylab = expression(paste("Pr. offspring survival (1 - ",delta,")")),
     xlim = c(0, 1), ylim = c(0, 1), cex.lab = 1.5, cex.axis = 1.5);
points(x = fcoeff, y = survB0, type = "l", lwd = 3);
points(x = fcoeff, y = survB0p2, type = "l", lwd = 3);
points(x = fcoeff, y = survB1, type = "l", lwd = 3);
points(x = fcoeff, y = survB2, type = "l", lwd = 3);
points(x = fcoeff, y = survB5, type = "l", lwd = 3);
text(x = 0.8, y = 0.94, labels = expression(beta == 0), cex = 1.5);
text(x = 0.8, y = 0.79, labels = expression(beta == 0.2), cex = 1.5, srt = -8);
text(x = 0.7, y = 0.43, labels = expression(beta == 1), cex = 1.5, srt = -24);
text(x = 0.5, y = 0.30, labels = expression(beta == 2), cex = 1.5, srt = -32);
text(x = 0.3, y = 0.14, labels = expression(beta == 5), cex = 1.5, srt = -40);
## ---- chunk 11
inputPanel(
  sliderInput("Imm", label = "Immigrants", width="100%",
              min = 0.0, max = 10, value = 0, step = 1), 
  sliderInput("ID", label = "Inbreeding Depression", width="100%",
              min = 0.0, max = 10, value = 0, step = 0.5), 
  sliderInput("cost", label = "Strategy Cost", width="100%",
              min = 0.0, max = 0.1, value = 0, step = 0.01), 
  sliderInput("mu", label = "Mutation Rate", width="100%",
              min = 0.0, max = 0.1, value = 0, step = 0.01), 
  actionButton("mate", "New Generation"),
  actionButton("reset", "Reset")
)

gen     <- reactiveValues();
iter    <- reactiveValues();
mtt     <- reactiveValues();

gen$dat  <- list(ID = NULL, Rmat = NULL, lgn = NULL);
iter$all <- 0;
iter$nue <- 0;
iter$kva <- 0;
iter$mkv <- 0;
mtt$dat  <- NULL;

Ds    <- observeEvent(input$mate, {
        if( is.null(gen$dat$ID) == TRUE | is.null(gen$dat$ID) == TRUE){
            gen$dat$ID   <- initialise_inds(N = 80);
            gen$dat$Rmat <- initialise_Rmat(gen$dat$ID);
        }else{
            gen$dat  <- new_gen(ID = gen$dat$ID, Rmat = gen$dat$Rmat, 
                                Kf = 40, Km = 40, beta = input$ID, 
                                imm = input$Imm, cost = input$cost, 
                                mu = input$mu);
            iter$all <- c(iter$all, mean(gen$dat$ID[,11:20]));
            iter$nue <- c(iter$nue, mean(gen$dat$ID[,21:30]));
            kvalues  <- gen$dat$Rmat;
            kvalues  <- kvalues[,-1];
            if(dim(kvalues)[1] > 80){
                kvalues <- kvalues[1:80, 1:80];
            }
            diag(kvalues) <- NA ;#diag(kvalues) * 0.5;
            iter$kva <- kvalues;
            iter$mkv <- c(iter$mkv, mean(kvalues, na.rm = TRUE));
            mtID     <- gen$dat$last_gen;
            mtt$dat  <- mate_connect(mtID);
        }
})

rs    <- observeEvent(input$reset, {
       gen$dat <- list(ID = NULL, Rmat = NULL);
       iter$all <- 0;
       iter$nue <- 0;
       iter$kva <- 0;
       iter$mkv <- 0;
})

renderPlot({
  par(bg = 'transparent');
  malle <- iter$all;
  mneut <- iter$nue
  mkval <- iter$mkv
  gens  <- 1:length(iter$all);
  if(length(gens) < 6){
      par(mfrow = c(1, 2));
      if(length(gens) > 1){
          dat <- mtt$dat;
          femrow <- 1:sum(dat[,2] > 0);
          malrow <- (sum(dat[,2] > 0) + 1):dim(dat)[1];
          plot(x = dat[, 5], y = dat[, 6], pch = 15, col = "blue", cex = 1.25,
               xlim = c(-2, 2), ylim = c(-2, 2), xaxt = "n", yaxt = "n", xlab = "",
               ylab = "", type = "n", bty = "n");
          text(x = -2, y = -2, pos = 4, col = "red", labels = "Males", cex = 1.75);
          text(x = -2, y =  2, pos = 4, col = "blue", labels = "Females", cex = 1.75);
          arrows(x0 = dat[femrow,5], x1 = dat[femrow,7], y0 = dat[femrow,6], 
              y1 = dat[femrow,8], length = 0, lwd = 2);
          points(x = dat[femrow, 5], y = dat[femrow, 6], pch = 15, col = "blue", cex = 1.25);
          points(x = dat[malrow, 5], y = dat[malrow, 6], pch = 16, col = "red", cex = 1.25);
          plot(x = 0:5, y = 0:5, type = "n", ylim = c(0, 1), cex.axis = 1.5,
               cex.lab = 1.5, xlab = "Generation", ylab = "Mean Kinship", 
               bg = "transparent");
          points(x = gens, y = mkval, pch = 20, cex = 1.5, type = "b",
                 lwd = 2, col = "black");
      }else{
          plot.new();
      }
  }else{
      par(mfrow = c(1, 2));
      dat <- mtt$dat;
      femrow <- 1:sum(dat[,2] > 0);
      malrow <- (sum(dat[,2] > 0) + 1):dim(dat)[1];
      plot(x = dat[, 5], y = dat[, 6], pch = 15, col = "blue", cex = 1.25,
           xlim = c(-2, 2), ylim = c(-2, 2), xaxt = "n", yaxt = "n", xlab = "",
           ylab = "", type = "n", bty = "n");
           arrows(x0 = dat[femrow,5], x1 = dat[femrow,7], y0 = dat[femrow,6], 
           y1 = dat[femrow,8], length = 0, lwd = 2);
      text(x = -2, y = -2, pos = 4, col = "red", labels = "Males", cex = 1.75);
      text(x = -2, y =  2, pos = 4, col = "blue", labels = "Females", cex = 1.75);
      points(x = dat[femrow, 5], y = dat[femrow, 6], pch = 15, col = "blue", cex = 1.25);
      points(x = dat[malrow, 5], y = dat[malrow, 6], pch = 15, col = "red", cex = 1.25);
      x0 <- length(gens) - 5;
      x1 <- length(gens) + 0;
      plot(x = x0:x1, y = 0:5, type = "n", ylim = c(0, 1), cex.axis = 1.5,
           cex.lab = 1.5, xlab = "Generation", ylab = "Mean Kinship", 
           bg = "transparent");
      points(x = gens, y = mkval, pch = 20, cex = 1.5, type = "b",
                 lwd = 2, col = "black");
  }
})
## ---- chunk 12
inputPanel(
  sliderInput("Imm3", label = "Immigrants", width="100%",
              min = 0.0, max = 10, value = 0, step = 1), 
  sliderInput("ID3", label = "Inbreeding Depression", width="100%",
              min = 0.0, max = 10, value = 0, step = 0.5), 
  sliderInput("cost3", label = "Strategy Cost", width="100%",
              min = 0.0, max = 0.1, value = 0, step = 0.01), 
  sliderInput("mu3", label = "Mutation Rate", width="100%",
              min = 0.0, max = 0.1, value = 0, step = 0.01), 
  actionButton("mate3", "New Generation"),
  actionButton("reset3", "Reset")
)

gen     <- reactiveValues();
iter    <- reactiveValues();

gen$dat  <- list(ID = NULL, Rmat = NULL);
iter$all <- 0;
iter$nue <- 0;
iter$kva <- 0;
iter$mkv <- 0;

Ds    <- observeEvent(input$mate3, {
        if( is.null(gen$dat$ID) == TRUE | is.null(gen$dat$ID) == TRUE){
            gen$dat$ID   <- initialise_inds(N = 80);
            gen$dat$Rmat <- initialise_Rmat(gen$dat$ID);
        }else{
            gen$dat  <- new_gen(ID = gen$dat$ID, Rmat = gen$dat$Rmat, 
                                Kf = 40, Km = 40, beta = input$ID3, 
                                imm = input$Imm3, cost = input$cost3, 
                                mu = input$mu3);
            iter$all <- c(iter$all, mean(gen$dat$ID[,11:20]));
            iter$nue <- c(iter$nue, mean(gen$dat$ID[,21:30]));
            kvalues  <- gen$dat$Rmat;
            kvalues  <- kvalues[,-1];
            if(dim(kvalues)[1] > 80){
                kvalues <- kvalues[1:80, 1:80];
            }
            diag(kvalues) <- NA ;#diag(kvalues) * 0.5;
            iter$kva <- kvalues;
            iter$mkv <- c(iter$mkv, mean(kvalues, na.rm = TRUE));
        }
})

rs    <- observeEvent(input$reset3, {
       gen$dat <- list(ID = NULL, Rmat = NULL);
       iter$all <- 0;
       iter$nue <- 0;
       iter$kva <- 0;
       iter$mkv <- 0;
})

renderPlot({
  par(bg = 'transparent');
  malle <- iter$all;
  mneut <- iter$nue
  mkval <- iter$mkv
  gens  <- 1:length(iter$all);
  if(length(gens) < 6){
      par(mfrow = c(1, 2));
      if(length(gens) > 0){
          par(mar = c(7, 5, 5, 5));
          hist(iter$kva, xlim = c(0, 1), ylim = c(0, 20), freq = FALSE, col = "black",
               yaxt = "n", ylab = "", main = "", xlab = "", 
               breaks = seq(from = 0, to = 1, by = 0.05), cex.axis = 1.5);
          title(xlab = "Kinship (k)", line = 4, cex.axis = 1.5, cex.lab = 1.5);
          box(lwd = 3);
          plot(x = 0:5, y = 0:5, type = "n", ylim = c(0, 1), cex.axis = 1.5,
               cex.lab = 1.5, xlab = "Generation", ylab = "Mean Kinship", 
               bg = "transparent");
          points(x = gens, y = mkval, pch = 20, cex = 1.5, type = "b",
                 lwd = 2, col = "black");
      }else{
          plot.new();
      }
  }else{
      x0 <- length(gens) - 5;
      x1 <- length(gens) + 0;
      par(mfrow = c(1, 2), mar = c(7, 5, 5, 5));
      hist(iter$kva, xlim = c(0, 1), ylim = c(0, 20), freq = FALSE, col = "black",
           yaxt = "n", ylab = "", main = "", xlab = "", 
           breaks = seq(from = 0, to = 1, by = 0.05), cex.axis = 1.5);
      title(xlab = "Kinship (k)", line = 4, cex.axis = 1.5, cex.lab = 1.5);
      box(lwd = 3);
      plot(x = x0:x1, y = 0:5, type = "n", ylim = c(0, 1), cex.axis = 1.5,
           cex.lab = 1.5, xlab = "Generation", ylab = "Mean Kinship", 
           bg = "transparent");
      points(x = gens, y = mkval, pch = 20, cex = 1.5, type = "b",
                 lwd = 2, col = "black");
  }
})
## ---- chunk 13
renderPlot({
  par(bg = 'transparent');
  malle <- iter$all;
  mneut <- iter$nue
  mkval <- iter$mkv
  gens  <- 1:length(iter$all);
  par(mar = c(7, 5, 5, 5));
  hist(iter$kva, xlim = c(0, 1), ylim = c(0, 20), freq = FALSE, col = "black",
        yaxt = "n", ylab = "", main = "", xlab = "", 
        breaks = seq(from = 0, to = 1, by = 0.05), cex.axis = 1.5);
  title(xlab = "Kinship (k)", line = 4, cex.axis = 1.5, cex.lab = 1.5);
  box(lwd = 3);
})
## ---- chunk 14
inputPanel(
  sliderInput("Imm2", label = "Immigrants", width="100%",
              min = 0.0, max = 10, value = 2, step = 1), 
  sliderInput("ID2", label = "Inbreeding Depression", width="100%",
              min = 0.0, max = 10, value = 8, step = 0.5), 
  sliderInput("cost2", label = "Strategy Cost", width="100%",
              min = 0.0, max = 0.1, value = 0, step = 0.01), 
  sliderInput("mu2", label = "Mutation Rate", width="100%",
              min = 0.0, max = 0.1, value = 0, step = 0.01), 
  actionButton("mate2", "New Generation"),
  actionButton("reset2", "Reset")
)

gen     <- reactiveValues();
iter    <- reactiveValues();

gen$dat  <- list(ID = NULL, Rmat = NULL);
iter$all <- 0;
iter$nue <- 0;
iter$kva <- 0;
iter$mkv <- 0;

Ds    <- observeEvent(input$mate2, {
        if( is.null(gen$dat$ID) == TRUE | is.null(gen$dat$ID) == TRUE){
            gen$dat$ID   <- initialise_inds(N = 80);
            gen$dat$Rmat <- initialise_Rmat(gen$dat$ID);
        }else{
            gen$dat  <- new_gen(ID = gen$dat$ID, Rmat = gen$dat$Rmat, 
                                Kf = 40, Km = 40, beta = input$ID2, 
                                imm = input$Imm2, cost = input$cost2, 
                                mu = input$mu2);
            iter$all <- c(iter$all, mean(gen$dat$ID[,11:20]));
            iter$nue <- c(iter$nue, mean(gen$dat$ID[,21:30]));
            kvalues  <- gen$dat$Rmat;
            kvalues  <- kvalues[,-1];
            if(dim(kvalues)[1] > 80){
                kvalues <- kvalues[1:80, 1:80];
            }
            diag(kvalues) <- NA ;#diag(kvalues) * 0.5;
            iter$kva <- kvalues;
            iter$mkv <- c(iter$mkv, mean(kvalues, na.rm = TRUE));
        }
})

rs    <- observeEvent(input$reset2, {
       gen$dat <- list(ID = NULL, Rmat = NULL);
       iter$all <- 0;
       iter$nue <- 0;
       iter$kva <- 0;
       iter$mkv <- 0;
})

renderPlot({
  par(bg = 'transparent');
  malle <- iter$all;
  mneut <- iter$nue
  gens  <- 1:length(iter$all);
  if(length(gens) < 6){
      par(mfrow = c(1, 2));
      plot(x = 0:5, y = 0:5, type = "n", ylim = c(-1, 1), cex.axis = 1.5,
           cex.lab = 1.5, xlab = "Generation", ylab = "Inbreeding strategy", 
           bg = "transparent");
      abline(h = 0, lty = "dotted", lwd = 0.8);
      polygon(x=c(-0.125, 2.65, 2.65, -0.125), y=c(0.825, 0.825, 1.1, 1.1), 
              border=NA, col="black");
      polygon(x=c(-0.125, 2.65, 2.65, -0.125), y=c(-0.825, -0.825, -1.1, -1.1), 
              border=NA, col="black");
      abline(v = -0.125, lwd = 4);
      text(x = 0, y = 0.95, labels = "Inbreeding Preference", cex = 1.5, 
           col = "white", pos = 4);
      text(x = 0, y = -0.95, labels = "Inbreeding Avoidance", cex = 1.5, 
           col = "white", pos = 4);
      if(length(gens) > 0){
          points(x = gens, y = malle, pch = 20, cex = 1.5, type = "b",
                 lwd = 2, col = "black");
          par(mar = c(7, 5, 5, 5));
          hist(iter$kva, xlim = c(0, 1), ylim = c(0, 20), freq = FALSE, col = "black",
               yaxt = "n", ylab = "", main = "", xlab = "", 
               breaks = seq(from = 0, to = 1, by = 0.05), cex.axis = 1.5);
          title(xlab = "Kinship (k)", line = 4, cex.axis = 1.5, cex.lab = 1.5);
          box(lwd = 3);
      }
  }else{
      x0 <- length(gens) - 5;
      x1 <- length(gens) + 0;
      par(mfrow = c(1, 2));
      plot(x = x0:x1, y = 0:5, type = "n", ylim = c(-1, 1), cex.axis = 1.5,
           cex.lab = 1.5, xlab = "Generation", ylab = "Inbreeding strategy", 
           bg = "transparent");
      abline(h = 0, lty = "dotted", lwd = 0.8);
      polygon(x=c(x0-0.125, x0+2.65, x0+2.65, x0-0.125), 
              y=c(0.825, 0.825, 1.1, 1.1), border=NA, col="black");
      polygon(x=c(x0-0.125, x0+2.65, x0+2.65, x0-0.125), 
              y=c(-0.825, -0.825, -1.1, -1.1), border=NA, col="black");
      abline(v = x0-0.125, lwd = 4);
      text(x = x0, y = 0.95, labels = "Inbreeding Preference", cex = 1.5, 
           col = "white", pos = 4);
      text(x = x0, y = -0.95, labels = "Inbreeding Avoidance", cex = 1.5, 
           col = "white", pos = 4);
      points(x = gens, y = malle, pch = 20, cex = 1.5, type = "b",
                 lwd = 2, col = "black");
      par(mar = c(7, 5, 5, 5));
      hist(iter$kva, xlim = c(0, 1), ylim = c(0, 20), freq = FALSE, col = "black",
           yaxt = "n", ylab = "", main = "", xlab = "", 
           breaks = seq(from = 0, to = 1, by = 0.05), cex.axis = 1.5);
      title(xlab = "Kinship (k)", line = 4, cex.axis = 1.5, cex.lab = 1.5);
      box(lwd = 3);
  }
})
## ---- chunk 15
M <- 10;
m <- seq(from = 0, to = 4, by = 0.1);
n <- M/m;
par(mar = c(5, 5, 1, 1));
plot(x = m, y = n, type = "l", lwd = 3, cex.lab = 1.5, cex.axis = 1.5,
     xlab = "Parental investment (m)", ylab = "Offspring produced (n)",
     ylim = c(0, 20));
text(x = 3.25, y = 16, labels = expression(paste(n == frac(M,m))), cex = 2.5);
## ---- chunk 16
V <- 1 * (1 - exp(-1 * (m - 1)));
V[V<0] <- NA;
par(mar = c(5, 5, 1, 1));
plot(x = m, y = V, type = "l", lwd = 3, cex.lab = 1.5, cex.axis = 1.5,
     xlab = "Parental investment (m)", 
     ylab = expression(paste("Offspring viability (",upsilon,")")),
     ylim = c(0, 1));
text(x = 1.2, y = 0.9, labels = expression(upsilon == 1 - e^{-c(m - m[min])}), 
     cex = 1.75);
## ---- chunk 17
V <- 1 * (1 - exp(-1 * (m - 1)));
V[V<0] <- NA;
par(mar = c(5, 5, 1, 1));
plot(x = m, y = V, type = "l", lwd = 3, cex.lab = 1.5, cex.axis = 1.5,
     xlab = "Parental investment (m)", 
     ylab = expression(paste("Offspring viability (",upsilon,")")),
     ylim = c(0, 1));
text(x = 1.2, y = 0.9, labels = expression(upsilon == 1 - e^{-c(m - m[min])}), 
     cex = 1.75);
abline(a = 0, b = 2*0.3410784 / 2.146197, lty = "dashed");
arrows(x0=2.146197,y0=0.3,x1=2.146197,y1=0,
       length = 0.15,angle=30,code=2,lwd=3);
text(x=2.146197,y=0.4,labels=expression(paste(italic(m)^"*")),cex=2);
## ---- chunk 18
OffATr <- function(r, m, mmin=1, Beta=1, c=1){
    return( (1/2)*(1+r) * (1 - exp(-c*(m - mmin - Beta*r)) ));
}
# Below is fmd for analysis and plotting
OffATrd <- function(r, m, mmin=1, Beta=1, c=1){
    return(  0.5 * (1 + r) * (exp(-c * (m - mmin - Beta * r)) * c)  );
    # Also can simplify: return(  (c/2)*(1+r)*exp(-c*(m-mmin-Beta*r))  );
} # We'll need the above to find m^{*} and \gamma^{*} 
# To find m^{*}, can use the function below
findm <- function(low.guess,high.guess,rval,mmin=1,Beta=1,c=1){
  fm  <- function(m,r=rval){ 
           OffATrd(r=rval, mmin=mmin, Beta=Beta, m=m, c=c)*(0-m) + 
             OffATr(r=rval, mmin=mmin, Beta=Beta, m=m, c=c);
         }
  lg  <- fm(m=low.guess, r=rval);
  hg  <- fm(m=high.guess,r=rval);
  if(lg > 0){
    u <- low.guess;
    l <- high.guess;
  }else{
    u <- high.guess;
    l <- low.guess;
  }
  if((fm(l) > 0 & fm(u) > 0) | (fm(l) < 0 & fm(u) < 0)){
    return("Value of m is outside the range");
  }else{
    check  <- 1;
    mguess <- 0.5 * (l+u);
    i      <- 0;
    while(abs(check) > 0.000001 & i < 1000000){
        check <- fm(r=rval, m=mguess);
        if(check > 0){
          u      <- mguess;
          mguess <- 0.5*(l+mguess); 
        }else{
          l      <- mguess;
          mguess <- 0.5*(u+mguess);
        }
        i <- i+1;
    }
    return(mguess);
  }
} # Running the below returns the estimate
fmpl  <- expression(zeta[off] == frac(1,2)*(1+r)*(1-e^{(-c*(m-m[min]-beta*r))}));
inputPanel(
    
  sliderInput("rval", label = "Relatedness", width="100%",
              min = 0.0, max = 1, value = 0, step = 0.05), 
    
  sliderInput("cval", label = "PI curve", width="100%",
              min = 0.0, max = 3, value = 1, step=0.2),
  
  sliderInput("mmin", label = "Minimum m value", width="100%",
              min = 0.0, max = 2, value = 1, step = 0.1),
  
  sliderInput("Beta", label = "Inbreeding depression", 
              width="100%", min = 0.0, max = 5, value = 0, step = 0.2)
)

renderPlot({
  cc  <- as.numeric(input$cval);
  mm  <- as.numeric(input$mmin);
  bb  <- as.numeric(input$Beta);
  rr  <- as.numeric(input$rval);
  rmm <- findm(low.guess=0,high.guess=6,rval=rr,mmin=mm,Beta=bb,c=cc);
  mzt <- OffATr(r=rr, m=rmm, mmin=mm, Beta=bb, c=cc);
  rmg <- mzt / rmm;    
  PI  <- seq(from=0,to=4,by=0.01);
  All <- OffATr(r=rr, m=PI, mmin=mm, Beta=bb, c=cc);
  par(mar=c(5,5,2,2));
  plot(PI,All,type="l",lwd=4,ylim=c(0,1),
     xlab=expression(paste("Parental investment (",italic(m),")")),
     ylab=expression(paste("IBD alleles in offspring (",zeta[off],")")),
     cex.lab=1.5,cex.axis=1.5);
  abline(h=0,lty="dotted",lwd=0.8);
  abline(a=0,b=rmg,lty="solid", lwd=2,col="blue");
  arrows(x0=rmm,y0=mzt/2,x1=rmm,y1=0,length = 0.15,angle=30,code=2,lwd=3,col="blue");
  text(x=1,y=0.8,labels=fmpl,cex=2);
  text(x=rmm,y=0.5*mzt+0.07,labels=expression(paste(italic(m)^"*")),col="blue",cex=2);
  text(x=0.5,y=rmg*0.5+0.07,labels=expression(paste(italic(gamma^"*"))),
       srt=rmg,cex=2,col="blue");
})
